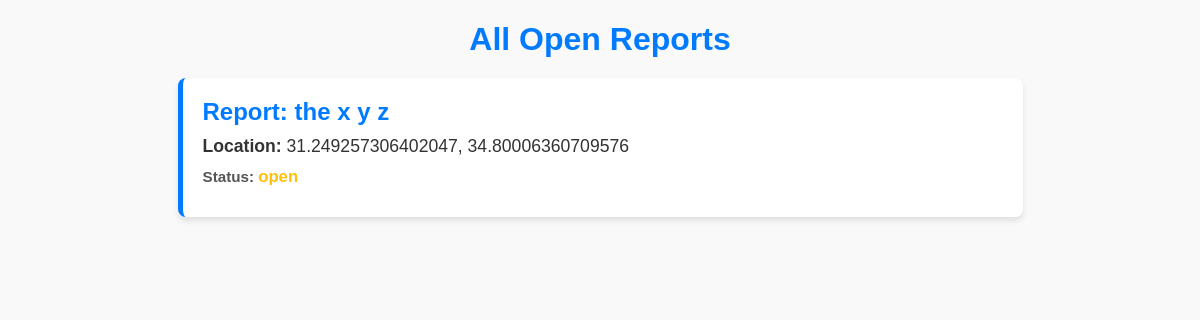
The app's page /view_reports/ with its own data.
### accounts/models.py (models this page shows, shortened)
class Report(models.Model):
    STATUS_CHOICES = [
        ('open', 'Open'),
        ('in_progress', 'In Progress'),
        ('done', 'Done'),
    ]
    name = models.CharField(max_length=100)
    email = models.EmailField()
    phone_number = models.CharField(max_length=15)
    description = models.TextField()
    photo = models.ImageField(upload_to='reports/photos/', blank=True, null=True)
    latitude = models.FloatField(blank=True, null=True)
    longitude = models.FloatField(blank=True, null=True)
    status = models.CharField(
        max_length=20, choices=STATUS_CHOICES, default='open'
    )
    created_at = models.DateTimeField(auto_now_add=True)  # Automatically set when the record is created
    updated_at = models.DateTimeField(auto_now=True)  # Automatically set whenever the record is updated

### accounts/views.py (the view)
# urls.py: path('view_reports/', views.view_reports, name='view_reports'),
def view_reports(request):
    reports = Report.objects.filter(status='open')  # Assuming there's a 'status' field to filter by opened reports
    return render(request, 'view_reports.html', {'reports': reports})

### templates/view_reports.html (shortened to what this page needs)
<!DOCTYPE html>
<html lang="en">
<head>
</head>
<body>
<h1>All Open Reports</h1>
{% if reports %}
    <div class="reports-container">
        {% for report in reports %}
            <div class="report">
                <h3>Report: {{ report.description }}</h3>
                <p><strong>Location:</strong> {{ report.latitude }}, {{ report.longitude }}</p>
                <p class="details"><strong>Status:</strong> <span class="status {{ report.status|lower }}">{{ report.status }}</span></p>
            </div>
        {% endfor %}
    </div>
{% else %}
    <p class="no-reports">No opened reports available at the moment.</p>
{% endif %}
</body>
</html>

### templates/view_reports.html (style rules this page uses)
body { font-family: Arial, sans-serif; margin: 20px; padding: 0; background-color: #f9f9f9; color: #333; }
h1 { font-size: 2em; text-align: center; margin-bottom: 20px; color: #007BFF; }
.reports-container { display: flex; flex-direction: column; align-items: center; }
.report { background-color: #fff; padding: 20px; margin-bottom: 20px; border-radius: 8px; box-shadow: 0 4px 6px rgba(0, 0, 0, 0.1); width: 80%; max-width: 800px; border-left: 5px solid #007BFF; }
.report h3 { margin: 0; font-size: 1.5em; color: #007BFF; }
.report p { margin: 10px 0; font-size: 1.1em; }
.report .details { font-size: 0.95em; color: #555; }
.report .status { font-weight: bold; font-size: 1.1em; }
.status.open { color: #ffc107; }

### records on screen
Report: description "the x y z", latitude "31.249257306402047", longitude "34.80006360709576", status "open"
